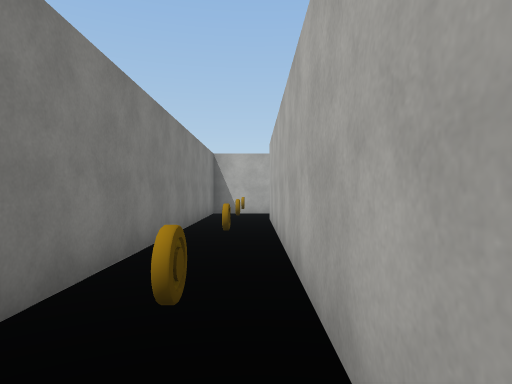
view 1 (above)

12 first-person views from a walk through a Unity game level. The camera is 1.5 m above the floor, looks level and sees 75° across. The floor is counted in squares, 2 m on a side. Each view is taken from the middle of a square. On the plan, view 1 faces up. The plan holds only what a view shows up to about 11 squares ahead; the rest is blank. The player is left out. Some surface patterns are stand-ins.

view 2
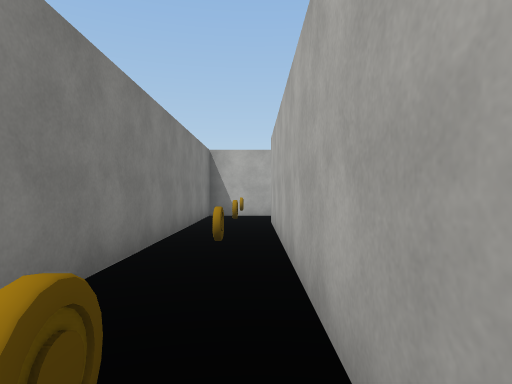

view 3
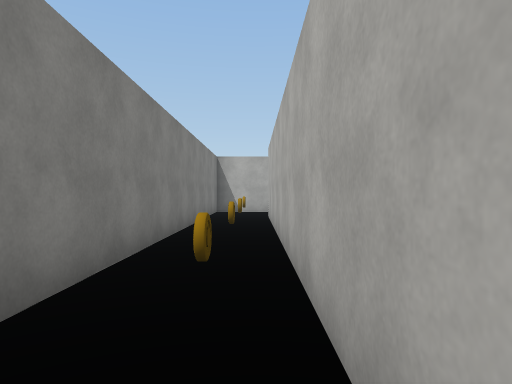

view 4
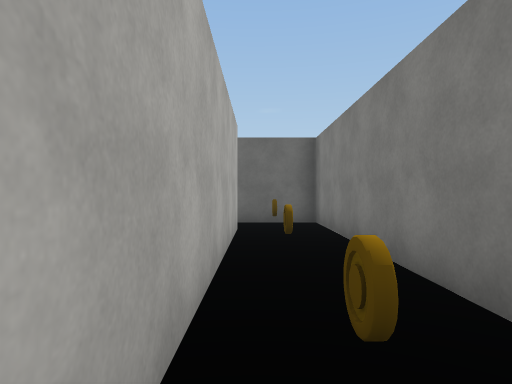

view 5
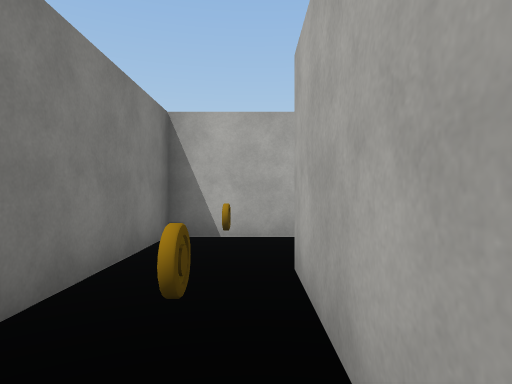

view 6
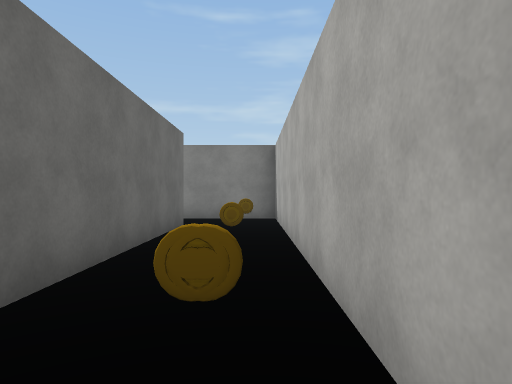

view 7
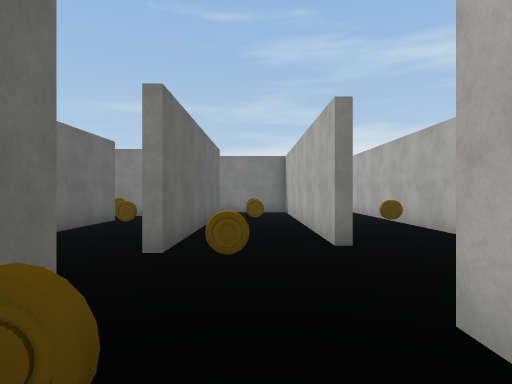

view 8
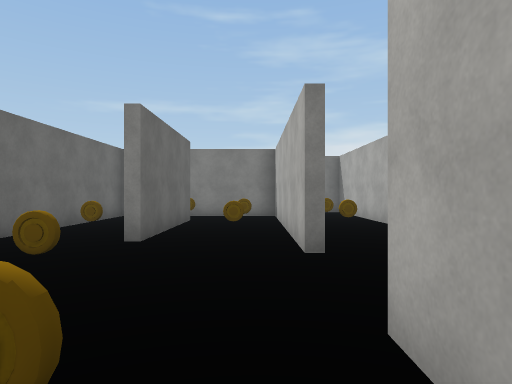

view 9
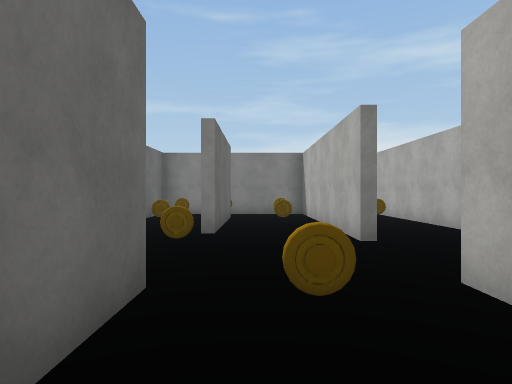

view 10
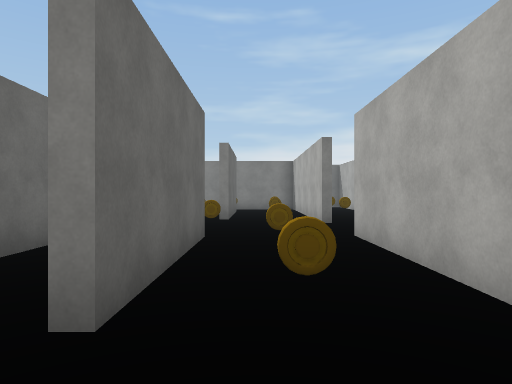

view 11
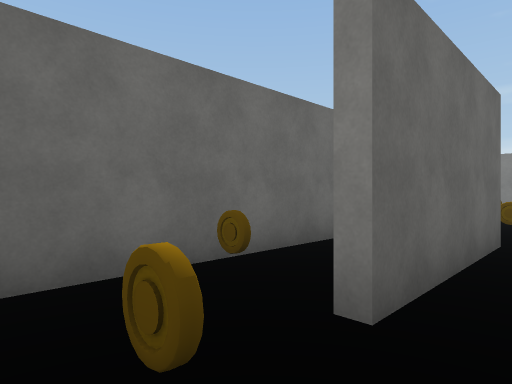

view 12
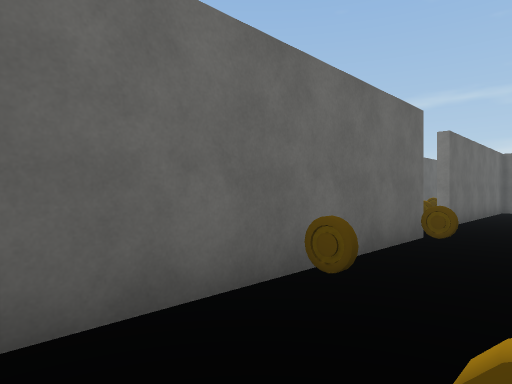

### Floor plan
Key: @ floor where view 1 was taken; # wall or solid block; x gap in a wall; . floor; O other object.
Columns run from 1 left of view 1 to 17 right of it. Each row starts with its distance up from view 1.
 12 #########
 11 #O..O..O..
 10 #..   ....
  9 #.########
  8 #O#..O.O...O  .
  7 #.# ######...####
  6 #.# #.O.O.  . .
  5 #O# #........O .O .
  4 # # #x###..O.####O.
  3 # # #.O.O.....O.O.
  2 #O# ######.O.######
  1 #.#     O
  0 #@#
 -1 #.#
 -2 ###

Where each view was taken, in squares from view 1:
view 1: 0 up, 0 right, facing up
view 2: 1 up, 0 right, facing up
view 3: 1 down, 0 right, facing up
view 4: 6 up, 0 right, facing down
view 5: 6 up, 0 right, facing up
view 6: 11 up, 8 right, facing left
view 7: 8 up, 13 right, facing left
view 8: 6 up, 13 right, facing left
view 9: 5 up, 14 right, facing left
view 10: 5 up, 17 right, facing left
view 11: 5 up, 17 right, facing down-left
view 12: 4 up, 17 right, facing down-left
